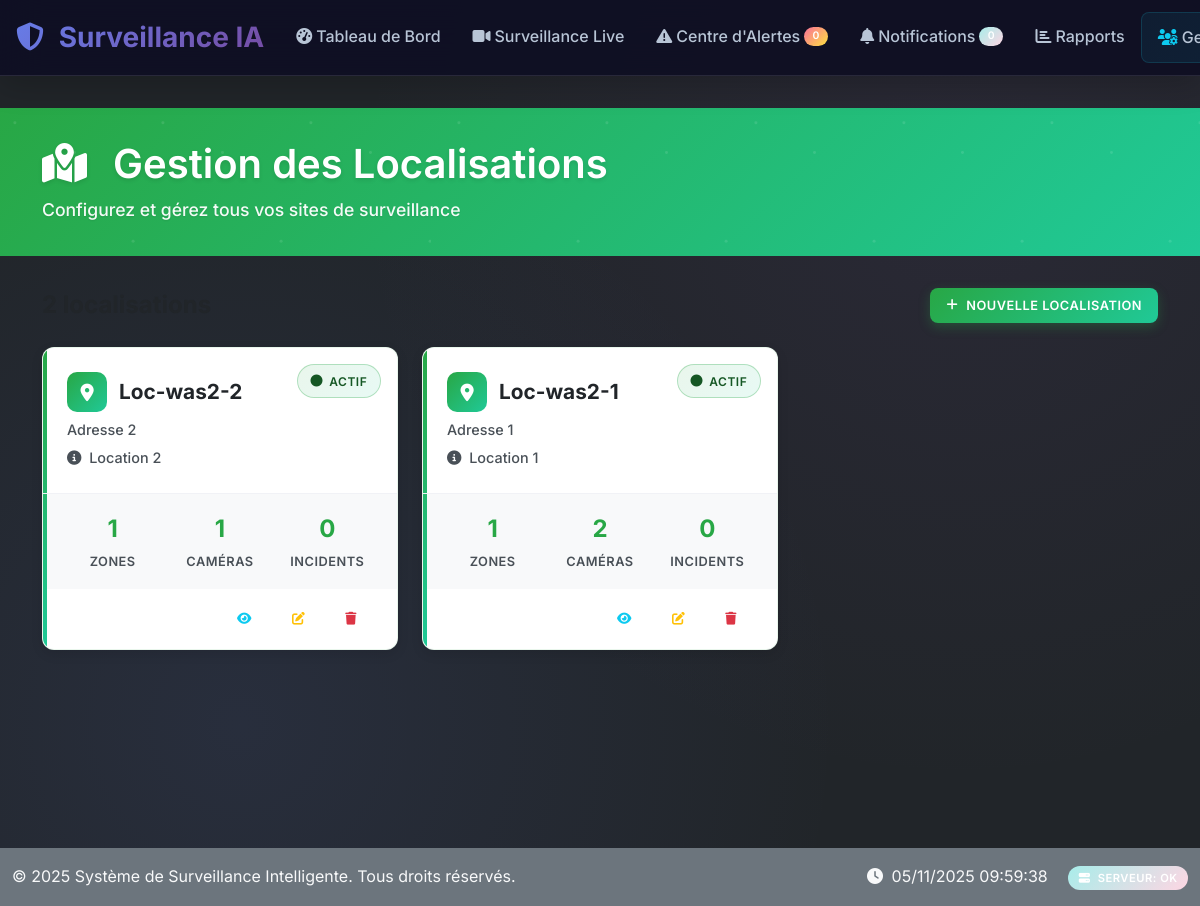
Page /monitoring/locations/ (signed in) on the earlier database version.
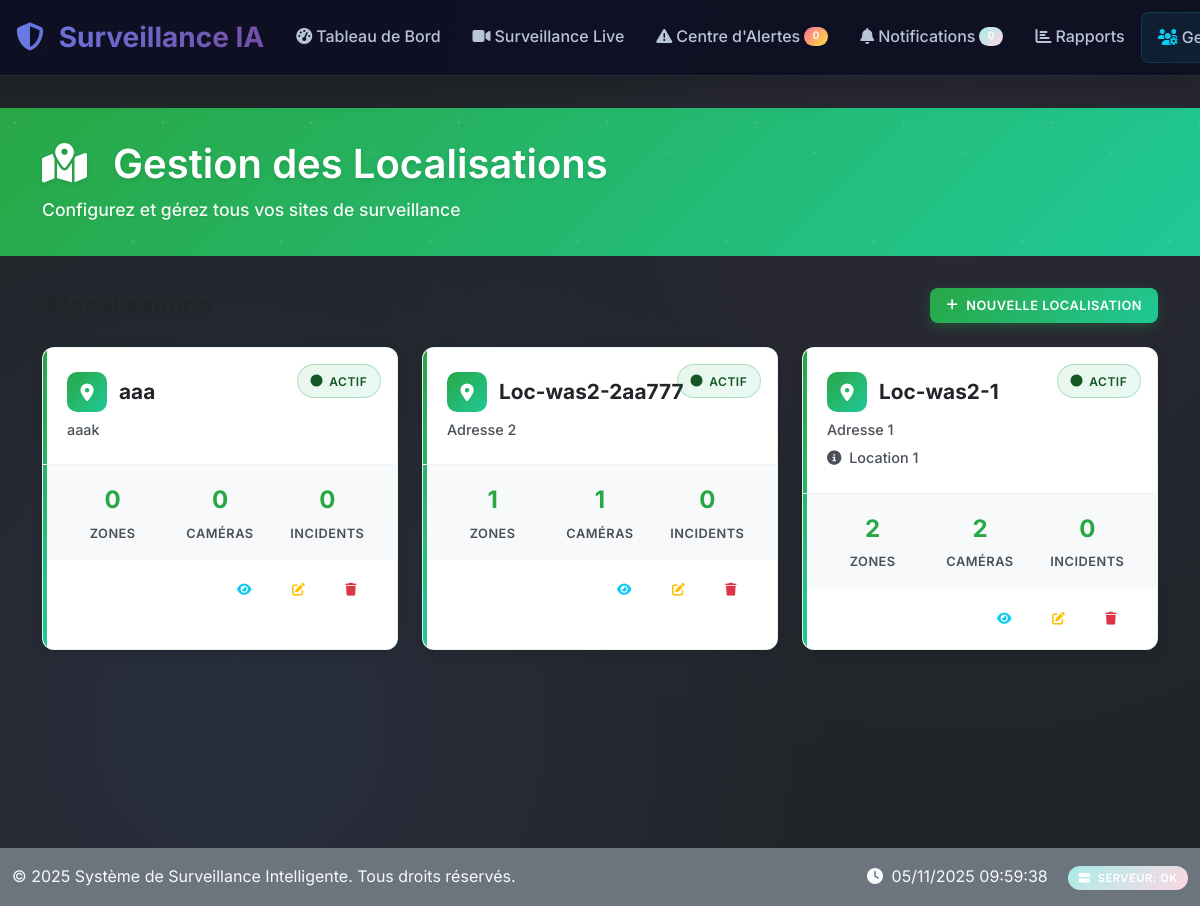
Same page on the later database version.
### monitoring/models.py (models this page shows, shortened)
class Location(models.Model):
    company = models.ForeignKey('companies.Company', on_delete=models.CASCADE, related_name='locations', verbose_name="Entreprise", null=True, blank=True)
    subcompany = models.ForeignKey('companies.SubCompany', on_delete=models.CASCADE, related_name='locations', verbose_name="Sous-entreprise", null=True, blank=True)
    name = models.CharField(max_length=200, verbose_name="Nom du lieu")
    address = models.TextField(verbose_name="Adresse")
    description = models.TextField(blank=True, verbose_name="Description")
    created_at = models.DateTimeField(auto_now_add=True)
    is_active = models.BooleanField(default=True)
    class Meta:
        verbose_name = "Lieu"
        verbose_name_plural = "Lieux"

### monitoring/views.py (the view)
# urls.py: path('locations/', views.location_list, name='locations'),
@login_required
def location_list(request):
    from companies.utils import get_user_permissions_for_subcompany
    if hasattr(request, 'current_subcompany') and request.current_subcompany:
        permissions = get_user_permissions_for_subcompany(request.user, request.current_subcompany)
        if not permissions.get('can_manage_monitoring', False):
            from django.contrib import messages
            messages.error(request, "Vous n'avez pas la permission d'accéder à la surveillance.")
            return redirect('dashboard')
    from companies.utils import get_user_data_filters
    filters = get_user_data_filters(request)
    location_filter = filters.get('location_filter', {})
    locations = Location.objects.filter(subcompany=request.current_subcompany).order_by('-id')
    context = {
        'locations': locations,
    }
    return render(request, 'monitoring/locations.html', context)

### companies/models.py (called while the page is built)
    @property
    def is_owner(self):
        return self.role == 'owner'

    @property
    def is_manager(self):
        return self.role == 'manager'

    def get_accessible_subcompanies(self):
        if self.is_owner:
            return SubCompany.objects.filter(is_active=True)
        elif self.is_manager:
            assigned_subcompanies = self.subcompanies.filter(is_active=True)
            if assigned_subcompanies.exists():
                return assigned_subcompanies
            else:
                return self.company.subcompanies.filter(is_active=True)
        else:
            return self.subcompanies.filter(is_active=True)

### companies/utils.py (called while the page is built, shortened)
def get_user_permissions_for_subcompany(user, subcompany):
    if not hasattr(user, 'company_profile'):
        return {}
    company_user = user.company_profile
    if company_user.is_manager and subcompany.parent_company == company_user.company:
        return {
            'can_manage_monitoring': True,
            'can_manage_alerts': True,
            'can_manage_alert_rules': True,
            'can_view_reports': True,
        }

### templates/monitoring/locations.html (shortened to what this page needs)
{% extends 'base.html' %}
{% load static %}
{% block content %}
<div class="locations-header">
    <div class="container">
        <h1>
            <i class="fas fa-map-marked-alt me-3"></i>
            Gestion des Localisations
        </h1>
        <p>Configurez et gérez tous vos sites de surveillance</p>
    </div>
</div>
<div class="container">
    <div class="d-flex justify-content-between align-items-center mb-4">
        <div>
            <h4 class="mb-0" style="color: #212529; font-weight: 700;">
            </h4>
        </div>
        <div>
            <button class="btn btn-success" data-bs-toggle="modal" data-bs-target="#createLocationModal">
                <i class="fas fa-plus"></i>
                Nouvelle Localisation
            </button>
        </div>
    </div>
    {% if locations %}
        <div class="locations-grid">
            {% for location in locations %}
                <div class="location-card">
                    <div class="location-header">
                        <div class="location-status">
                            <span class="status-badge {% if location.is_active %}status-active{% else %}status-inactive{% endif %}">
                                <i class="fas fa-circle"></i>
                                {% if location.is_active %}Actif{% else %}Inactif{% endif %}
                            </span>
                        </div>
                        <h3 class="location-name">
                            <div class="location-icon">
                                <i class="fas fa-map-marker-alt"></i>
                            </div>
                            {{ location.name }}
                        </h3>
                        <p class="location-address">{{ location.address|truncatechars:80 }}</p>
                        {% if location.description %}
                            <p class="location-address mt-2">
                                <i class="fas fa-info-circle me-1"></i>
                                {{ location.description|truncatechars:100 }}
                            </p>
                        {% endif %}
                    </div>
                    <div class="location-stats">
                        <div class="stat-item">
                            <div class="stat-number">{{ location.zones.count }}</div>
                            <div class="stat-label">Zones</div>
                        </div>
                        <div class="stat-item">
                            <div class="stat-number">{{ location.cameras.count }}</div>
                            <div class="stat-label">Caméras</div>
                        </div>
                        <div class="stat-item">
                            <div class="stat-number">{{ location.incidents.count }}</div>
                            <div class="stat-label">Incidents</div>
                        </div>
                    </div>
                    <div class="location-actions d-flex gap-2 flex-wrap">
                        <a href="{% url 'monitoring:location_detail' location.id %}"
                           class="btn btn-sm btn-outline-info"
                           data-bs-toggle="tooltip" title="Voir les détails">
                            <i class="fas fa-eye"></i>
                        </a>
                        <button onclick="editLocation({{ location.id }})"
                                class="btn btn-sm btn-outline-warning"
                                data-bs-toggle="tooltip" title="Modifier">
                            <i class="fas fa-edit"></i>
                        </button>
                        <button onclick="deleteLocation({{ location.id }}, '{{ location.name|escapejs }}')"
                                class="btn btn-sm btn-outline-danger"
                                data-bs-toggle="tooltip" title="Supprimer">
                            <i class="fas fa-trash"></i>
                        </button>
                    </div>
                </div>
            {% endfor %}
        </div>
    {% endif %}
</div>
{% endblock %}

### templates/base.html (shortened to what this page needs)
{% load static %}
<!DOCTYPE html>
<html lang="fr">
<head>
    <link href="https://cdn.jsdelivr.net/npm/bootstrap@5.3.0/dist/css/bootstrap.min.css" rel="stylesheet">
    <link href="https://cdnjs.cloudflare.com/ajax/libs/font-awesome/6.4.0/css/all.min.css" rel="stylesheet">
    <link href="{% static 'css/surveillance.css' %}?v={{ CACHE_VERSION|default:'2025-10-23' }}" rel="stylesheet">
    <link href="{% static 'css/input-visibility-fix.css' %}?v={{ CACHE_VERSION|default:'2025-10-23' }}" rel="stylesheet">
</head>
<body class="bg-dark text-light">
    <nav class="navbar navbar-expand-xl navbar-dark bg-primary fixed-top">
        <div class="container-fluid px-3">
            <a class="navbar-brand fw-bold" href="{% url 'dashboard' %}">
                <i class="fas fa-shield-alt me-2"></i>
                <span class="d-none d-sm-inline">Surveillance IA</span>
            </a>
            <div class="collapse navbar-collapse" id="navbarNav">
                <ul class="navbar-nav me-auto mb-2 mb-xl-0">
                    <li class="nav-item">
                        <a class="nav-link {% if request.resolver_match.url_name == 'dashboard' %}active{% endif %}"
                           href="{% url 'dashboard' %}">
                            <i class="fas fa-tachometer-alt me-1"></i>
                            <span class="d-none d-lg-inline">Tableau de Bord</span>
                        </a>
                    </li>
                    <li class="nav-item">
                        <a class="nav-link {% if 'monitoring' in request.resolver_match.url_name %}active{% endif %}"
                           href="{% url 'monitoring:live_view' %}">
                            <i class="fas fa-video me-1"></i>
                            <span class="d-none d-lg-inline">Surveillance Live</span>
                        </a>
                    </li>
                    <li class="nav-item">
                        <a class="nav-link {% if 'alerts' in request.resolver_match.url_name and 'notifications' not in request.resolver_match.url_name %}active{% endif %}"
                           href="{% url 'alerts:alert_center' %}">
                            <i class="fas fa-exclamation-triangle me-1"></i>
                            <span class="d-none d-lg-inline">Centre d'Alertes</span>
                            <span class="badge bg-danger ms-1" id="alert-count">0</span>
                        </a>
                    </li>
                    <li class="nav-item">
                        <a class="nav-link {% if 'notifications' in request.resolver_match.url_name %}active{% endif %}"
                           href="{% url 'alerts:notifications_center' %}">
                            <i class="fas fa-bell me-1"></i>
                            <span class="d-none d-lg-inline">Notifications</span>
                            <span class="badge bg-info ms-1" id="notification-count">0</span>
                        </a>
                    </li>
                    <li class="nav-item">
                        <a class="nav-link {% if 'analytics' in request.resolver_match.url_name %}active{% endif %}"
                           href="{% url 'analytics:reports' %}">
                            <i class="fas fa-chart-bar me-1"></i>
                            <span class="d-none d-lg-inline">Rapports</span>
                        </a>
                    </li>
                        {% if request.user.is_authenticated and request.company_user.is_manager %}
                        <li class="nav-item dropdown">
                            <a class="nav-link dropdown-toggle manager-menu" href="#" id="managerDropdown" role="button" data-bs-toggle="dropdown" aria-expanded="false">
                                <i class="fas fa-users-cog me-1 text-info"></i>
                                <span class="d-none d-lg-inline">Gestion Équipe</span>
                            </a>
                        </li>
                        {% endif %}
                </ul>
                </div>
            </div>
    </nav>
    <div class="main-content">
        {% block content %}{% endblock %}
    </div>
    <footer class="bg-secondary text-light py-3 mt-5">
        <div class="container-fluid">
            <div class="row align-items-center">
                <div class="col-md-6">
                    <span>&copy; 2025 Système de Surveillance Intelligente. Tous droits réservés.</span>
                </div>
                <div class="col-md-6 text-end">
                    <span class="me-3">
                        <i class="fas fa-clock me-1"></i>
                        <span id="current-time"></span>
                    </span>
                    <span class="badge bg-info" id="server-status">
                        <i class="fas fa-server me-1"></i>
                        Serveur: OK
                    </span>
                </div>
            </div>
        </div>
    </footer>
</body>
</html>

### static/css/surveillance.css (style rules this page uses)
:root { --primary-gradient: linear-gradient(135deg, #667eea 0%, #764ba2 100%); --secondary-gradient: linear-gradient(135deg, #f093fb 0%, #f5576c 100%); --success-gradient: linear-gradient(135deg, #4facfe 0%, #00f2fe 100%); --warning-gradient: linear-gradient(135deg, #43e97b 0%, #38f9d7 100%); --danger-gradient: linear-gradient(135deg, #fa709a 0%, #fee140 100%); --info-gradient: linear-gradient(135deg, #a8edea 0%, #fed6e3 100%); --primary-color: #667eea; --secondary-color: #764ba2; --accent-color: #f093fb; --dark-bg: #0f0f23; --card-bg: rgba(255, 255, 255, 0.05); --glass-bg: rgba(255, 255, 255, 0.1); --nav-bg: rgba(15, 15, 35, 0.95); --text-primary: #ffffff; --text-secondary: #b8c5d6; --text-muted: #8892b0; --shadow-sm: 0 2px 8px rgba(0, 0, 0, 0.1); --shadow-md: 0 8px 32px rgba(0, 0, 0, 0.2); --shadow-lg: 0 16px 64px rgba(0, 0, 0, 0.3); --shadow-glow: 0 0 20px rgba(102, 126, 234, 0.3); --border-radius: 16px; --border-radius-sm: 8px; --border-radius-lg: 24px; --transition-fast: all 0.2s cubic-bezier(0.4, 0, 0.2, 1); --transition-smooth: all 0.3s cubic-bezier(0.4, 0, 0.2, 1); --transition-slow: all 0.5s cubic-bezier(0.4, 0, 0.2, 1); }
* { box-sizing: border-box; }
body { font-family: 'Inter', 'SF Pro Display', -apple-system, BlinkMacSystemFont, sans-serif; background: var(--dark-bg); background-image: radial-gradient(circle at 20% 80%, rgba(102, 126, 234, 0.1) 0%, transparent 50%), radial-gradient(circle at 80% 20%, rgba(118, 75, 162, 0.1) 0%, transparent 50%); color: var(--text-primary); line-height: 1.6; font-weight: 400; overflow-x: hidden; padding-top: 76px; }
.navbar { background: var(--nav-bg) !important; backdrop-filter: blur(20px); border-bottom: 1px solid rgba(255, 255, 255, 0.1); box-shadow: var(--shadow-md); transition: var(--transition-smooth); position: fixed !important; top: 0; left: 0; right: 0; z-index: 1030; width: 100%; min-height: 76px; padding: 0.5rem 0; }
.navbar .container-fluid { max-width: none; padding-left: 1rem; padding-right: 1rem; }
.navbar-brand { font-size: 1.75rem; font-weight: 700; background: var(--primary-gradient); -webkit-background-clip: text; -webkit-text-fill-color: transparent; background-clip: text; text-shadow: none; transition: var(--transition-smooth); }
.navbar-nav .nav-link { color: var(--text-secondary) !important; font-weight: 500; padding: 0.5rem 0.75rem !important; border-radius: var(--border-radius-sm); transition: var(--transition-fast); position: relative; overflow: hidden; white-space: nowrap; display: flex; align-items: center; }
@media (min-width: 1200px) { .navbar-nav .nav-link { padding: 0.75rem 1rem !important; } }
.navbar-nav .nav-link::before { content: ''; position: absolute; top: 0; left: -100%; width: 100%; height: 100%; background: var(--primary-gradient); opacity: 0.1; transition: var(--transition-smooth); z-index: -1; }
.main-content { min-height: calc(100vh - 76px); padding: 2rem 0; }
.container-fluid { max-width: 1400px; margin: 0 auto; }
.btn { font-weight: 600; border-radius: var(--border-radius-sm); padding: 0.75rem 1.5rem; border: none; transition: var(--transition-smooth); position: relative; overflow: hidden; text-transform: uppercase; letter-spacing: 0.5px; font-size: 0.875rem; }
.btn::before { content: ''; position: absolute; top: 0; left: -100%; width: 100%; height: 100%; background: linear-gradient(90deg, transparent, rgba(255, 255, 255, 0.2), transparent); transition: var(--transition-smooth); }
.btn-success { background: var(--success-gradient); color: white; }
.badge { font-weight: 600; padding: 0.35rem 0.65rem; border-radius: 50px; font-size: 0.7rem; text-transform: uppercase; letter-spacing: 0.5px; line-height: 1; }
.navbar .badge { font-size: 0.65rem; padding: 0.25rem 0.5rem; min-width: 1.5rem; text-align: center; }
.badge.bg-danger { background: var(--danger-gradient) !important; }
.badge.bg-info { background: var(--info-gradient) !important; }
.manager-menu { position: relative; background: linear-gradient(135deg, rgba(23, 162, 184, 0.1) 0%, rgba(13, 202, 240, 0.1) 100%); border: 1px solid rgba(23, 162, 184, 0.2); border-radius: 8px; transition: var(--transition-smooth); }
.manager-menu .fas.fa-users-cog { animation: manager-pulse 2s ease-in-out infinite alternate; }

Differences in the rows shown:
added Location: is_active "ACTIF", name "aaa", address "aaak", zones.count "0", cameras.count "0", incidents.count "0"
changed Location "Adresse 2": name "Loc-was2-2" → "Loc-was2-2aa777"; description "Location 2" → (not shown)
computed for Location "Loc-was2-1": zones.count "1" → "2"
